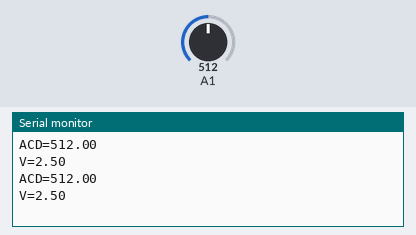
Bench run of a sketch on a simulated Arduino Uno, built with avr-gcc and run on an emulated ATmega328P. On the bench: the last lines printed to the serial monitor. Inputs (shaded band) come from the test bench; at power-on: A1 = 512.

Above: at 1.8 s.
1.9 s: A1 set to 716
At 2.8 s:
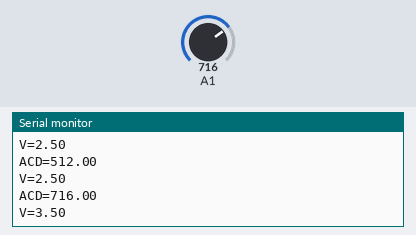
3.4 s: A1 set to 900
At 4.8 s:
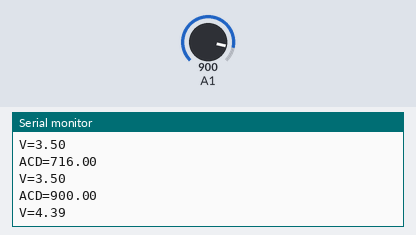
Timing chart, 0 to 6.4 s (numbered marks = the images above; inputs shaded):
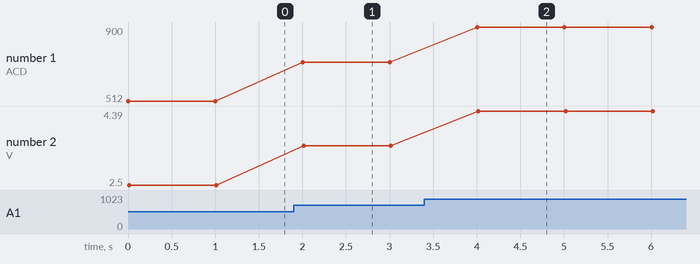

The sketch:

amp_degital_and_analog.ino
```cpp
float analog_voltage = 0;
float degital_voltage = 0;

void setup() {
  // put your setup code here, to run once:
  Serial.begin(9600);
}

void loop() {
  // put your main code here, to run repeatedly:
  analog_voltage = analogRead(A1);
  degital_voltage = (analog_voltage * 5.0) / 1024.0;

  Serial.print("ACD=");
  Serial.print(analog_voltage);
  Serial.println("");
  Serial.print("V=");
  Serial.print(degital_voltage);
  Serial.println("");
  Serial.println("");
  delay(1000);
}
```

Measured:
- after the input at 1.9 s, the serial monitor: prints a new line after 0.10 s (image 1)
- after the input at 3.4 s, the serial monitor: prints a new line after 0.60 s (image 2)
- plotted number 1: 512 → 716 after the input at 1.9 s, 716 → 900 after the input at 3.4 s
- plotted number 2: 2.5 → 3.5 after the input at 1.9 s, 3.5 → 4.39 after the input at 3.4 s
